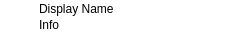
<?xml version="1.0" encoding="UTF-8"?>
<ui version="4.0">
 <class>chat_session</class>
 <widget class="QWidget" name="chat_session">
  <property name="geometry">
   <rect>
    <x>0</x>
    <y>0</y>
    <width>250</width>
    <height>36</height>
   </rect>
  </property>
  <property name="palette">
   <palette>
    <active>
     <colorrole role="Window">
      <brush brushstyle="SolidPattern">
       <color alpha="255">
        <red>255</red>
        <green>255</green>
        <blue>255</blue>
       </color>
      </brush>
     </colorrole>
     <colorrole role="Highlight">
      <brush brushstyle="SolidPattern">
       <color alpha="255">
        <red>0</red>
        <green>102</green>
        <blue>204</blue>
       </color>
      </brush>
     </colorrole>
     <colorrole role="AlternateBase">
      <brush brushstyle="SolidPattern">
       <color alpha="255">
        <red>240</red>
        <green>244</green>
        <blue>255</blue>
       </color>
      </brush>
     </colorrole>
    </active>
    <inactive>
     <colorrole role="Window">
      <brush brushstyle="SolidPattern">
       <color alpha="255">
        <red>255</red>
        <green>255</green>
        <blue>255</blue>
       </color>
      </brush>
     </colorrole>
     <colorrole role="Highlight">
      <brush brushstyle="SolidPattern">
       <color alpha="255">
        <red>0</red>
        <green>102</green>
        <blue>204</blue>
       </color>
      </brush>
     </colorrole>
     <colorrole role="AlternateBase">
      <brush brushstyle="SolidPattern">
       <color alpha="255">
        <red>240</red>
        <green>244</green>
        <blue>255</blue>
       </color>
      </brush>
     </colorrole>
    </inactive>
    <disabled>
     <colorrole role="Window">
      <brush brushstyle="SolidPattern">
       <color alpha="255">
        <red>255</red>
        <green>255</green>
        <blue>255</blue>
       </color>
      </brush>
     </colorrole>
     <colorrole role="Highlight">
      <brush brushstyle="SolidPattern">
       <color alpha="255">
        <red>218</red>
        <green>216</green>
        <blue>213</blue>
       </color>
      </brush>
     </colorrole>
     <colorrole role="AlternateBase">
      <brush brushstyle="SolidPattern">
       <color alpha="255">
        <red>240</red>
        <green>244</green>
        <blue>255</blue>
       </color>
      </brush>
     </colorrole>
    </disabled>
   </palette>
  </property>
  <property name="windowTitle">
   <string>Chat session</string>
  </property>
  <layout class="QHBoxLayout" name="widget_layout">
   <property name="spacing">
    <number>3</number>
   </property>
   <property name="margin">
    <number>0</number>
   </property>
   <item>
    <widget class="QLabel" name="icon_label">
     <property name="minimumSize">
      <size>
       <width>36</width>
       <height>36</height>
      </size>
     </property>
     <property name="maximumSize">
      <size>
       <width>36</width>
       <height>36</height>
      </size>
     </property>
     <property name="pixmap">
      <pixmap>icons/default-avatar.png</pixmap>
     </property>
     <property name="alignment">
      <set>Qt::AlignCenter</set>
     </property>
    </widget>
   </item>
   <item>
    <layout class="QVBoxLayout" name="name_info_layout">
     <property name="spacing">
      <number>0</number>
     </property>
     <property name="margin">
      <number>0</number>
     </property>
     <item>
      <layout class="QHBoxLayout" name="name_layout">
       <property name="spacing">
        <number>0</number>
       </property>
       <property name="margin">
        <number>0</number>
       </property>
       <item>
        <widget class="ElidedLabel" name="name_label">
         <property name="sizePolicy">
          <sizepolicy hsizetype="Expanding" vsizetype="Fixed">
           <horstretch>0</horstretch>
           <verstretch>0</verstretch>
          </sizepolicy>
         </property>
         <property name="text">
          <string>Display Name</string>
         </property>
        </widget>
       </item>
       <item>
        <widget class="QWidget" name="state_icons" native="true">
         <property name="minimumSize">
          <size>
           <width>0</width>
           <height>14</height>
          </size>
         </property>
         <property name="maximumSize">
          <size>
           <width>16777215</width>
           <height>14</height>
          </size>
         </property>
         <layout class="QHBoxLayout" name="state_icons_layout">
          <property name="spacing">
           <number>0</number>
          </property>
          <property name="margin">
           <number>0</number>
          </property>
          <item>
           <widget class="QLabel" name="composing_icon">
            <property name="sizePolicy">
             <sizepolicy hsizetype="Fixed" vsizetype="Fixed">
              <horstretch>0</horstretch>
              <verstretch>0</verstretch>
             </sizepolicy>
            </property>
            <property name="text">
             <string/>
            </property>
            <property name="pixmap">
             <pixmap>icons/composing12.svg</pixmap>
            </property>
            <property name="alignment">
             <set>Qt::AlignCenter</set>
            </property>
           </widget>
          </item>
          <item>
           <widget class="QLabel" name="hold_icon">
            <property name="sizePolicy">
             <sizepolicy hsizetype="Fixed" vsizetype="Fixed">
              <horstretch>0</horstretch>
              <verstretch>0</verstretch>
             </sizepolicy>
            </property>
            <property name="text">
             <string/>
            </property>
            <property name="pixmap">
             <pixmap>icons/paused12.svg</pixmap>
            </property>
            <property name="alignment">
             <set>Qt::AlignCenter</set>
            </property>
           </widget>
          </item>
         </layout>
        </widget>
       </item>
      </layout>
     </item>
     <item>
      <layout class="QHBoxLayout" name="info_layout">
       <property name="spacing">
        <number>0</number>
       </property>
       <property name="margin">
        <number>0</number>
       </property>
       <item>
        <widget class="ElidedLabel" name="info_label">
         <property name="sizePolicy">
          <sizepolicy hsizetype="Expanding" vsizetype="Fixed">
           <horstretch>0</horstretch>
           <verstretch>0</verstretch>
          </sizepolicy>
         </property>
         <property name="text">
          <string>Info</string>
         </property>
        </widget>
       </item>
       <item>
        <widget class="QWidget" name="stream_icons" native="true">
         <property name="minimumSize">
          <size>
           <width>0</width>
           <height>14</height>
          </size>
         </property>
         <property name="maximumSize">
          <size>
           <width>16777215</width>
           <height>14</height>
          </size>
         </property>
         <layout class="QHBoxLayout" name="stream_icons_layout">
          <property name="spacing">
           <number>0</number>
          </property>
          <property name="margin">
           <number>0</number>
          </property>
          <item>
           <widget class="QLabel" name="screen_sharing_icon">
            <property name="sizePolicy">
             <sizepolicy hsizetype="Fixed" vsizetype="Fixed">
              <horstretch>0</horstretch>
              <verstretch>0</verstretch>
             </sizepolicy>
            </property>
            <property name="text">
             <string/>
            </property>
            <property name="pixmap">
             <pixmap>icons/screen12.svg</pixmap>
            </property>
            <property name="alignment">
             <set>Qt::AlignCenter</set>
            </property>
           </widget>
          </item>
          <item>
           <widget class="QLabel" name="video_icon">
            <property name="sizePolicy">
             <sizepolicy hsizetype="Fixed" vsizetype="Fixed">
              <horstretch>0</horstretch>
              <verstretch>0</verstretch>
             </sizepolicy>
            </property>
            <property name="text">
             <string/>
            </property>
            <property name="pixmap">
             <pixmap>icons/camera12.svg</pixmap>
            </property>
            <property name="alignment">
             <set>Qt::AlignCenter</set>
            </property>
           </widget>
          </item>
          <item>
           <widget class="QLabel" name="audio_icon">
            <property name="sizePolicy">
             <sizepolicy hsizetype="Fixed" vsizetype="Fixed">
              <horstretch>0</horstretch>
              <verstretch>0</verstretch>
             </sizepolicy>
            </property>
            <property name="text">
             <string/>
            </property>
            <property name="pixmap">
             <pixmap>icons/speaker12.svg</pixmap>
            </property>
            <property name="alignment">
             <set>Qt::AlignCenter</set>
            </property>
           </widget>
          </item>
          <item>
           <widget class="QLabel" name="chat_icon">
            <property name="sizePolicy">
             <sizepolicy hsizetype="Fixed" vsizetype="Fixed">
              <horstretch>0</horstretch>
              <verstretch>0</verstretch>
             </sizepolicy>
            </property>
            <property name="text">
             <string/>
            </property>
            <property name="pixmap">
             <pixmap>icons/chat12.svg</pixmap>
            </property>
            <property name="alignment">
             <set>Qt::AlignCenter</set>
            </property>
           </widget>
          </item>
         </layout>
        </widget>
       </item>
      </layout>
     </item>
    </layout>
   </item>
   <item>
    <widget class="ContactState" name="state_label">
     <property name="minimumSize">
      <size>
       <width>14</width>
       <height>0</height>
      </size>
     </property>
     <property name="maximumSize">
      <size>
       <width>14</width>
       <height>16777215</height>
      </size>
     </property>
     <property name="text">
      <string/>
     </property>
     <property name="state" stdset="0">
      <string notr="true">unknown</string>
     </property>
    </widget>
   </item>
  </layout>
 </widget>
 <customwidgets>
  <customwidget>
   <class>ElidedLabel</class>
   <extends>QLabel</extends>
   <header>blink.widgets.labels</header>
  </customwidget>
  <customwidget>
   <class>ContactState</class>
   <extends>QLabel</extends>
   <header>blink.widgets.labels</header>
  </customwidget>
 </customwidgets>
 <resources/>
 <connections/>
</ui>
